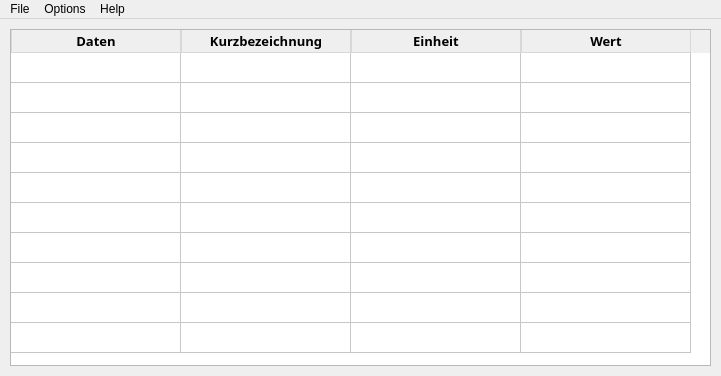
<?xml version="1.0" encoding="UTF-8"?>
<ui version="4.0">
 <class>MainWindow</class>
 <widget class="QMainWindow" name="MainWindow">
  <property name="geometry">
   <rect>
    <x>0</x>
    <y>0</y>
    <width>721</width>
    <height>376</height>
   </rect>
  </property>
  <property name="windowTitle">
   <string/>
  </property>
  <property name="styleSheet">
   <string notr="true"/>
  </property>
  <widget class="QWidget" name="centralwidget">
   <property name="styleSheet">
    <string notr="true"/>
   </property>
   <layout class="QGridLayout" name="gridLayout">
    <property name="leftMargin">
     <number>10</number>
    </property>
    <property name="topMargin">
     <number>10</number>
    </property>
    <property name="rightMargin">
     <number>10</number>
    </property>
    <property name="bottomMargin">
     <number>10</number>
    </property>
    <property name="spacing">
     <number>10</number>
    </property>
    <item row="0" column="0">
     <widget class="QTableWidget" name="results_table_Specific">
      <property name="sizePolicy">
       <sizepolicy hsizetype="Expanding" vsizetype="Expanding">
        <horstretch>0</horstretch>
        <verstretch>0</verstretch>
       </sizepolicy>
      </property>
      <property name="contextMenuPolicy">
       <enum>Qt::DefaultContextMenu</enum>
      </property>
      <property name="styleSheet">
       <string notr="true">QHeaderView::section {border-style:none; border-left:1px solid #d8d8d8; border-right:1px solid #d8d8d8 ; border-bottom: 1px solid #d8d8d8; }</string>
      </property>
      <property name="frameShape">
       <enum>QFrame::StyledPanel</enum>
      </property>
      <property name="frameShadow">
       <enum>QFrame::Sunken</enum>
      </property>
      <property name="lineWidth">
       <number>16</number>
      </property>
      <property name="midLineWidth">
       <number>8</number>
      </property>
      <property name="verticalScrollBarPolicy">
       <enum>Qt::ScrollBarAsNeeded</enum>
      </property>
      <property name="horizontalScrollBarPolicy">
       <enum>Qt::ScrollBarAsNeeded</enum>
      </property>
      <property name="sizeAdjustPolicy">
       <enum>QAbstractScrollArea::AdjustToContents</enum>
      </property>
      <property name="autoScroll">
       <bool>true</bool>
      </property>
      <property name="autoScrollMargin">
       <number>18</number>
      </property>
      <property name="alternatingRowColors">
       <bool>false</bool>
      </property>
      <property name="selectionMode">
       <enum>QAbstractItemView::ExtendedSelection</enum>
      </property>
      <property name="rowCount">
       <number>10</number>
      </property>
      <attribute name="horizontalHeaderVisible">
       <bool>true</bool>
      </attribute>
      <attribute name="horizontalHeaderMinimumSectionSize">
       <number>40</number>
      </attribute>
      <attribute name="horizontalHeaderDefaultSectionSize">
       <number>170</number>
      </attribute>
      <attribute name="verticalHeaderVisible">
       <bool>false</bool>
      </attribute>
      <attribute name="verticalHeaderDefaultSectionSize">
       <number>30</number>
      </attribute>
      <row/>
      <row/>
      <row/>
      <row/>
      <row/>
      <row/>
      <row/>
      <row/>
      <row/>
      <row/>
      <column>
       <property name="text">
        <string>Daten</string>
       </property>
       <property name="font">
        <font>
         <family>Noto Sans</family>
         <pointsize>10</pointsize>
         <weight>75</weight>
         <bold>true</bold>
        </font>
       </property>
      </column>
      <column>
       <property name="text">
        <string>Kurzbezeichnung</string>
       </property>
       <property name="font">
        <font>
         <family>Noto Sans</family>
         <pointsize>10</pointsize>
         <weight>75</weight>
         <bold>true</bold>
        </font>
       </property>
      </column>
      <column>
       <property name="text">
        <string>Einheit</string>
       </property>
       <property name="font">
        <font>
         <family>Noto Sans</family>
         <pointsize>10</pointsize>
         <weight>75</weight>
         <bold>true</bold>
        </font>
       </property>
      </column>
      <column>
       <property name="text">
        <string>Wert</string>
       </property>
       <property name="font">
        <font>
         <family>Noto Sans</family>
         <pointsize>10</pointsize>
         <weight>75</weight>
         <bold>true</bold>
        </font>
       </property>
      </column>
     </widget>
    </item>
   </layout>
  </widget>
  <widget class="QMenuBar" name="menubar">
   <property name="geometry">
    <rect>
     <x>0</x>
     <y>0</y>
     <width>721</width>
     <height>21</height>
    </rect>
   </property>
   <widget class="QMenu" name="menuOptions">
    <property name="title">
     <string>Options</string>
    </property>
    <widget class="QMenu" name="menuExport_to">
     <property name="title">
      <string>Export to_</string>
     </property>
     <addaction name="actionExcel_xlsx"/>
    </widget>
    <addaction name="menuExport_to"/>
   </widget>
   <widget class="QMenu" name="menuFile">
    <property name="title">
     <string>File</string>
    </property>
   </widget>
   <widget class="QMenu" name="menuHelp">
    <property name="title">
     <string>Help</string>
    </property>
   </widget>
   <addaction name="menuFile"/>
   <addaction name="menuOptions"/>
   <addaction name="menuHelp"/>
  </widget>
  <action name="actionExcel_xlsx">
   <property name="text">
    <string>Excel.xlsx</string>
   </property>
  </action>
  <action name="actionPDF_Datei_pdf">
   <property name="text">
    <string>PDF Datei.pdf</string>
   </property>
  </action>
  <action name="actionCSV_Datei_csv">
   <property name="text">
    <string>CSV Datei.csv</string>
   </property>
  </action>
 </widget>
 <resources/>
 <connections/>
</ui>
